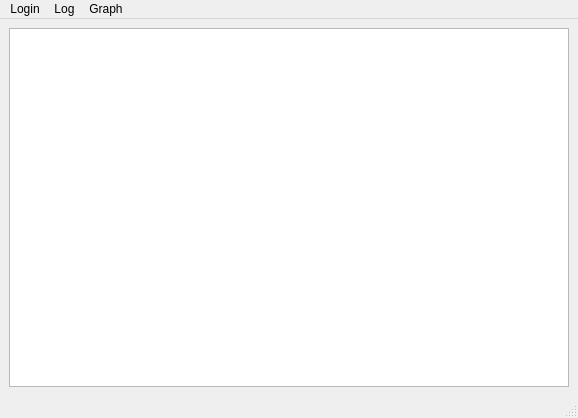
<?xml version="1.0" encoding="UTF-8"?>
<ui version="4.0">
 <class>MainWindow</class>
 <widget class="QMainWindow" name="MainWindow">
  <property name="geometry">
   <rect>
    <x>0</x>
    <y>0</y>
    <width>578</width>
    <height>418</height>
   </rect>
  </property>
  <property name="sizePolicy">
   <sizepolicy hsizetype="Preferred" vsizetype="Preferred">
    <horstretch>0</horstretch>
    <verstretch>0</verstretch>
   </sizepolicy>
  </property>
  <property name="windowTitle">
   <string>Python Client</string>
  </property>
  <widget class="QWidget" name="centralwidget">
   <property name="enabled">
    <bool>true</bool>
   </property>
   <layout class="QVBoxLayout" name="verticalLayout">
    <item>
     <widget class="QTableView" name="tableView">
      <property name="minimumSize">
       <size>
        <width>300</width>
        <height>150</height>
       </size>
      </property>
      <property name="maximumSize">
       <size>
        <width>1000</width>
        <height>500</height>
       </size>
      </property>
      <property name="alternatingRowColors">
       <bool>false</bool>
      </property>
      <property name="verticalScrollMode">
       <enum>QAbstractItemView::ScrollPerPixel</enum>
      </property>
      <property name="horizontalScrollMode">
       <enum>QAbstractItemView::ScrollPerPixel</enum>
      </property>
      <property name="sortingEnabled">
       <bool>true</bool>
      </property>
      <attribute name="verticalHeaderShowSortIndicator" stdset="0">
       <bool>true</bool>
      </attribute>
     </widget>
    </item>
   </layout>
  </widget>
  <widget class="QMenuBar" name="menubar">
   <property name="geometry">
    <rect>
     <x>0</x>
     <y>0</y>
     <width>578</width>
     <height>30</height>
    </rect>
   </property>
   <widget class="QMenu" name="menuLogin">
    <property name="title">
     <string>Login</string>
    </property>
    <addaction name="actionUser"/>
    <addaction name="actionModerator"/>
   </widget>
   <widget class="QMenu" name="menuLog">
    <property name="title">
     <string>Log</string>
    </property>
   </widget>
   <widget class="QMenu" name="menuGraph">
    <property name="title">
     <string>Graph</string>
    </property>
   </widget>
   <addaction name="menuLogin"/>
   <addaction name="menuLog"/>
   <addaction name="menuGraph"/>
  </widget>
  <widget class="QStatusBar" name="statusbar"/>
  <action name="actionUser">
   <property name="text">
    <string>User</string>
   </property>
  </action>
  <action name="actionModerator">
   <property name="text">
    <string>Moderator</string>
   </property>
  </action>
 </widget>
 <resources/>
 <connections>
  <connection>
   <sender>actionUser</sender>
   <signal>triggered()</signal>
   <receiver>actionUser</receiver>
   <slot>trigger()</slot>
   <hints>
    <hint type="sourcelabel">
     <x>-1</x>
     <y>-1</y>
    </hint>
    <hint type="destinationlabel">
     <x>-1</x>
     <y>-1</y>
    </hint>
   </hints>
  </connection>
  <connection>
   <sender>actionModerator</sender>
   <signal>triggered()</signal>
   <receiver>actionModerator</receiver>
   <slot>trigger()</slot>
   <hints>
    <hint type="sourcelabel">
     <x>-1</x>
     <y>-1</y>
    </hint>
    <hint type="destinationlabel">
     <x>-1</x>
     <y>-1</y>
    </hint>
   </hints>
  </connection>
 </connections>
</ui>
